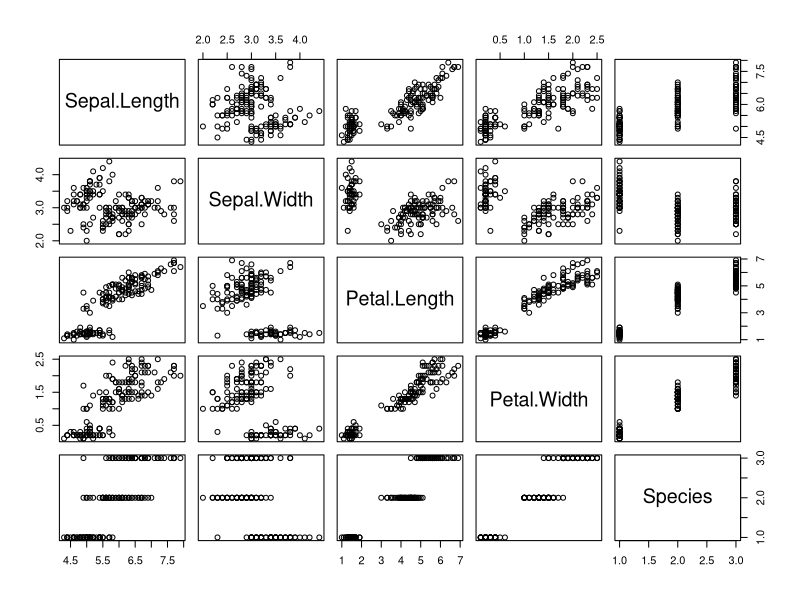
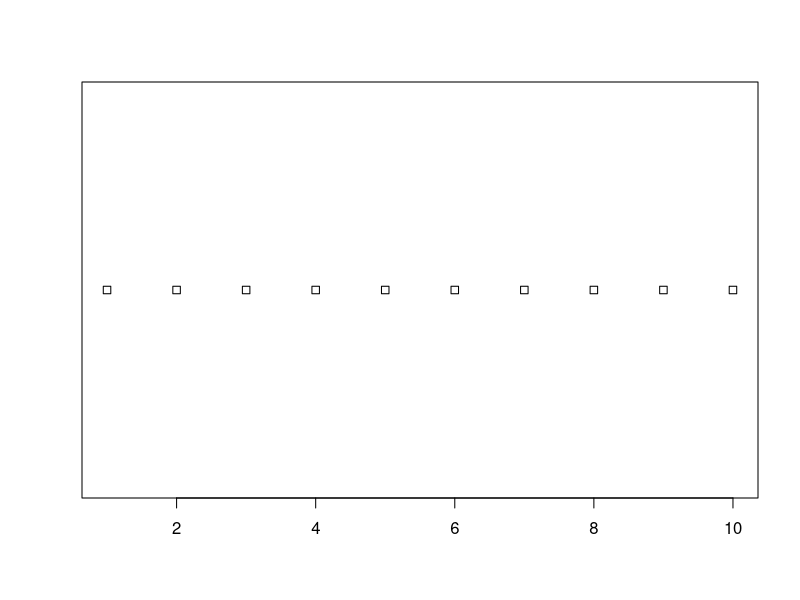

Write the R code that produced these figures, in order.
## ---- chunk 1
plot(iris)
## ---- chunk 2
library(knitr)
## ---- chunk 3
data2 <- data.frame(1:10)
plot(data2)
